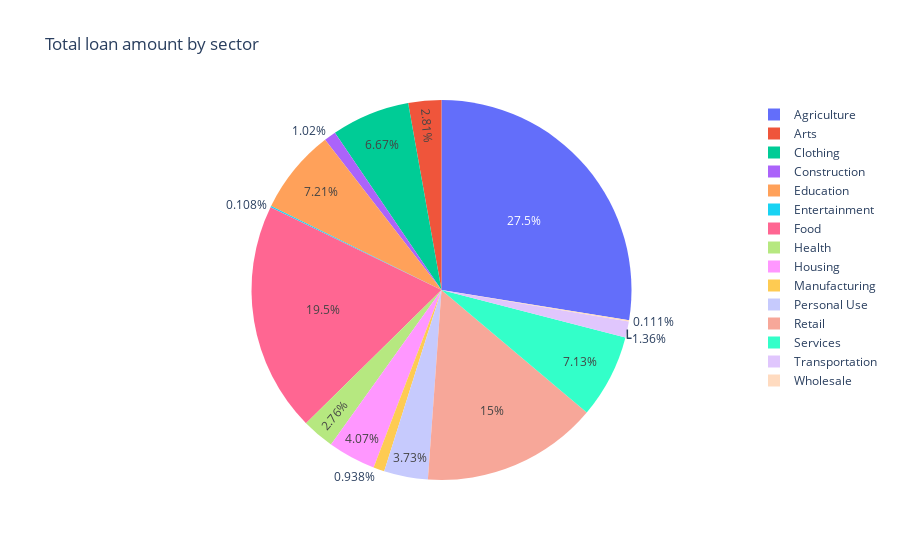

The cell this chart's notebook holds for it:
### Code cell
## Visualization in the form of piechart by total amount by sector
trace = go.Pie(sort = False,labels=df_sector.groupby('sector')['loan_amount'].sum().index.tolist(), values=list(df_sector.groupby('sector')['loan_amount'].sum().values))
fig = {
    'data': [trace],
    'layout': {'title': 'Total loan amount by sector'}
     }

py.iplot(fig)

### Figure 1 — Plotly figure (JSON) as saved in the notebook; plotly's stock layout.template omitted (floating-point values rounded to 4 significant figures)
{"data": [{"labels": ["Agriculture", "Arts", "Clothing", "Construction", "Education", "Entertainment", "Food", "Health", "Housing", "Manufacturing", "Personal Use", "Retail", "Services", "Transportation", "Wholesale"], "sort": false, "type": "pie", "values": [5870750, 598950, 1421575, 216850, 1536900, 22975, 4165250, 587725, 866625, 199825, 795700, 3195525, 1519050, 290075, 23750]}], "layout": {"title": {"text": "Total loan amount by sector"}}}
